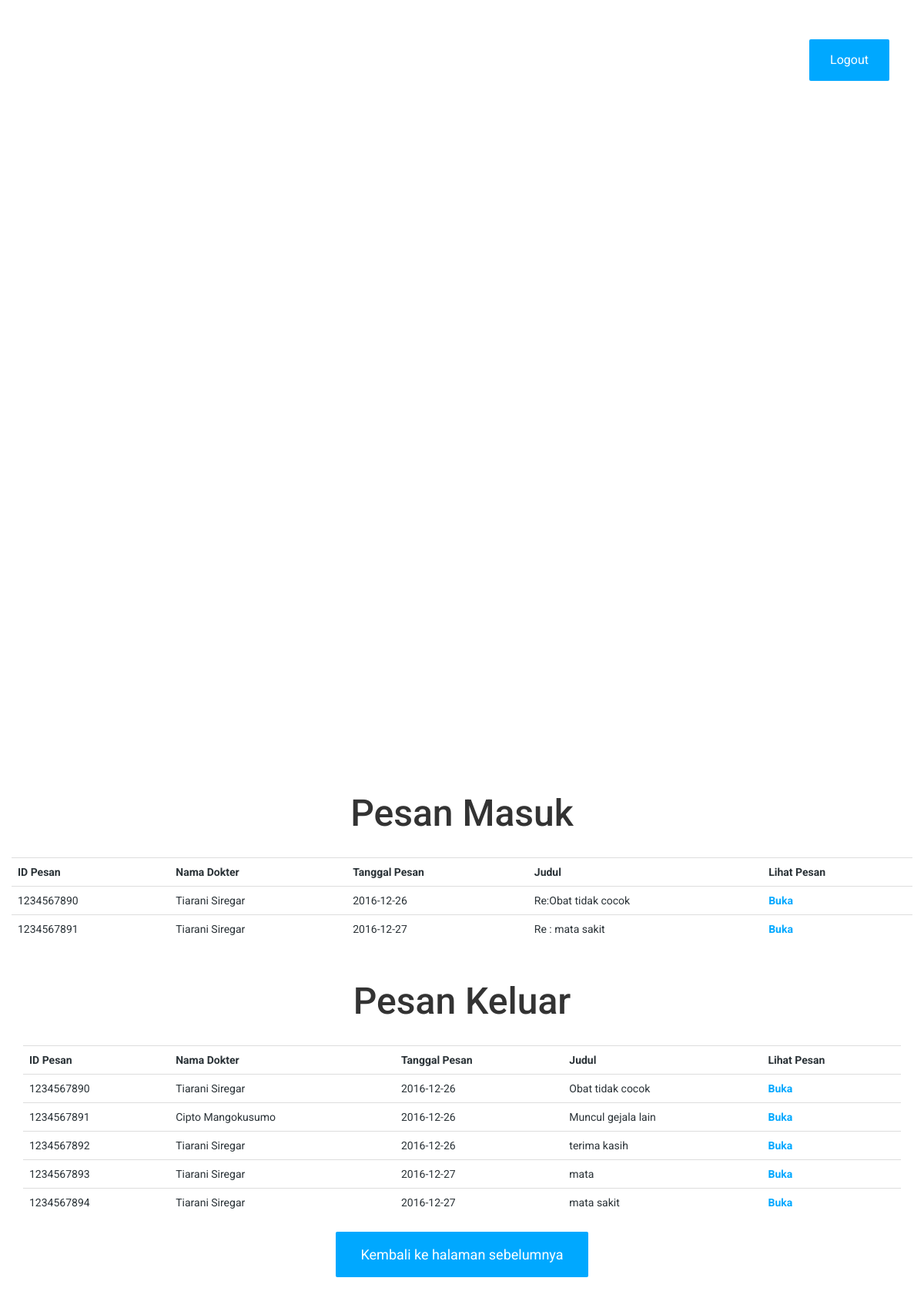
Page /riwayat.php (signed in) on the committed database.
### tables this page shows
CREATE TABLE IF NOT EXISTS `pesan_dokter` (
  `ID_pesandokter` int(10) NOT NULL,
  `ID_pas` char(8) NOT NULL,
  `nama_dok` char(30) NOT NULL,
  `judul` varchar(100) NOT NULL,
  `tgl_kunjungan` date NOT NULL,
  `tgl_pesan` date NOT NULL,
  `pesan` longtext NOT NULL
);

CREATE TABLE IF NOT EXISTS `pesan_pasien` (
  `ID_pesan` int(10) NOT NULL,
  `ID_pas` char(8) NOT NULL,
  `nama_dok` char(30) NOT NULL,
  `judul` varchar(100) NOT NULL,
  `tgl_kunjungan` date NOT NULL,
  `tgl_pesan` date NOT NULL,
  `pesan` longtext NOT NULL
);

### riwayat.php (the view, shortened to what this page needs)
<!DOCTYPE html>
<html lang="en">
<head>
	<link rel="stylesheet" type="text/css" href="css/normalize.css">
	<link rel="stylesheet" type="text/css" href="css/bootstrap.css">
	<link rel="stylesheet" type="text/css" href="css/owl.css">
	<link rel="stylesheet" type="text/css" href="css/animate.css">
	<link rel="stylesheet" type="text/css" href="fonts/font-awesome-4.1.0/css/font-awesome.min.css">
	<link rel="stylesheet" type="text/css" href="fonts/eleganticons/et-icons.css">
	<link rel="stylesheet" type="text/css" href="css/cardio.css">
</head>
<body>
	<nav class="navbar">
		<div class="container">
			<div class="navbar-header">
				<a class="navbar-brand" href="#"><img src="img/logo.png" data-active-url="img/logo-active.png" alt=""></a>
			</div>
			<div class="collapse navbar-collapse" id="bs-example-navbar-collapse-1">
				<ul class="nav navbar-nav navbar-right main-nav">
					<li><a href="index.php">Home</a></li>
					<li><a href="consul.php" >Konsultasi</a></li>
					<li><a href="logout.php" class="btn btn-blue" <?php if(!isset($_SESSION['identitas']) && empty($_SESSION['identitas'])) {echo 'style="display:none;"'; } ?>>Logout</a></li>
				</ul>
			</div>
		</div>
	</nav>
	<section class="section section-padded">
	<div class="container">
		<div class="row ">
			<center><h2>Pesan Masuk</h2></center><br>
			<form action="" method="post">
				<table class="table">
			        <tr>
			            <th>ID Pesan</th>
			            <th>Nama Dokter</th>
			            <th>Tanggal Pesan</th>
			            <th>Judul</th>
			            <th>Lihat Pesan</th>
			        </tr>
			        <?php
					$pesan_masuk = mysql_query("SELECT * FROM pesan_dokter WHERE ID_pas='".$_SESSION['identitas']."'");
					while($col=mysql_fetch_array($pesan_masuk)){
						?>
					<tr>
						<td><?php echo $col['ID_pesandokter']?></td>
						<td><?php echo $col['nama_dok']?></td>
						<td><?php echo $col['tgl_pesan']?></td>
						<td><?php echo $col['judul']?></td>
						<td><b><a href="lihatpesandok.php?id=<?php echo $col['ID_pesandokter'] ?>">Buka</a></b></td>
					</tr>
					<?php
				}
				?>
			</table>
		</form>
		</div><br>
		<div>
			<center><h2>Pesan Keluar</h2></center><br>
			<form action="" method="post">
				<table class="table">
			        <tr>
			            <th>ID Pesan</th>
			            <th>Nama Dokter</th>
			            <th>Tanggal Pesan</th>
			            <th>Judul</th>
			            <th>Lihat Pesan</th>
			        </tr>
			        <?php
					$pesan_keluar = mysql_query("SELECT * FROM pesan_pasien WHERE ID_pas='".$_SESSION['identitas']."'");
					while($col=mysql_fetch_array($pesan_keluar)){
						?>
					<tr>
						<td><?php echo $col['ID_pesan']?></td>
						<td><?php echo $col['nama_dok']?></td>
						<td><?php echo $col['tgl_pesan']?></td>
						<td><?php echo $col['judul']?></td>
						<td><b><a href="lihatpesan.php?id=<?php echo $col['ID_pesan'] ?>">Buka</a></b></td>
					</tr>
					<?php
				}
				?>
			</table>
		</form>
		</div>
	</div>
		<center><a href="consul.php" class="btn btn-blue">Kembali ke halaman sebelumnya</a></center>
	</section>
</body>
</html>

### css/cardio.css (style rules this page uses)
body { font-family: 'Roboto', 'Helvetica Neue', 'Segoe UI', Helvetica, Arial, sans-serif; font-size: 14px; overflow-x: hidden; color: #2a3237; -webkit-font-smoothing: antialiased; -moz-osx-font-smoothing: grayscale; }
h1, h2, h3, h4, h5, h6 { font-family: 'Roboto', 'Avenir Next', 'Helvetica Neue', 'Segoe UI', Helvetica, Arial, sans-serif; position: relative; margin: 10px 0; }
h2 { font-size: 48px; }
a { text-decoration: none; color: #00a8ff; -webkit-transition: all 0.3s ease; transition: all 0.3s ease; }
nav.navbar { position: absolute; z-index: 9500; width: 100%; width: 100vw; -webkit-transition: all 0.3s ease; transition: all 0.3s ease; }
nav.navbar-fixed-top { z-index: 9499; top: 0; padding: 25px 0; opacity: 0; background: white; box-shadow: 0px 4px 3px rgba(0, 0, 0, 0.05); }
nav.navbar-fixed-top .navbar-nav > li > a:not(.btn) { color: #bbb; }
.btn { font-size: 18px; display: inline-block; padding: 15px 30px; color: white; border: 2px solid transparent; border-radius: 2px; background: transparent; -webkit-transition: all 0.3s ease; transition: all 0.3s ease; }
.btn.btn-blue { background: #00a8ff; }
.navbar { top: 50px; }
.container { position: relative; z-index: 1; }
section { position: relative; }
.section { padding: 40px 0; background: #fff; }
.section-padded { padding: 140px 0 40px; }

### rows in the picture
pesan_dokter: ID_pesandokter "1234567890", nama_dok "Tiarani Siregar", tgl_pesan "2016-12-26", judul "Re:Obat tidak cocok"
pesan_dokter: ID_pesandokter "1234567891", nama_dok "Tiarani Siregar", tgl_pesan "2016-12-27", judul "Re : mata sakit"
pesan_pasien: ID_pesan "1234567890", nama_dok "Tiarani Siregar", tgl_pesan "2016-12-26", judul "Obat tidak cocok"
pesan_pasien: ID_pesan "1234567891", nama_dok "Cipto Mangokusumo", tgl_pesan "2016-12-26", judul "Muncul gejala lain"
pesan_pasien: ID_pesan "1234567892", nama_dok "Tiarani Siregar", tgl_pesan "2016-12-26", judul "terima kasih"
pesan_pasien: ID_pesan "1234567893", nama_dok "Tiarani Siregar", tgl_pesan "2016-12-27", judul "mata"
pesan_pasien: ID_pesan "1234567894", nama_dok "Tiarani Siregar", tgl_pesan "2016-12-27", judul "mata sakit"
